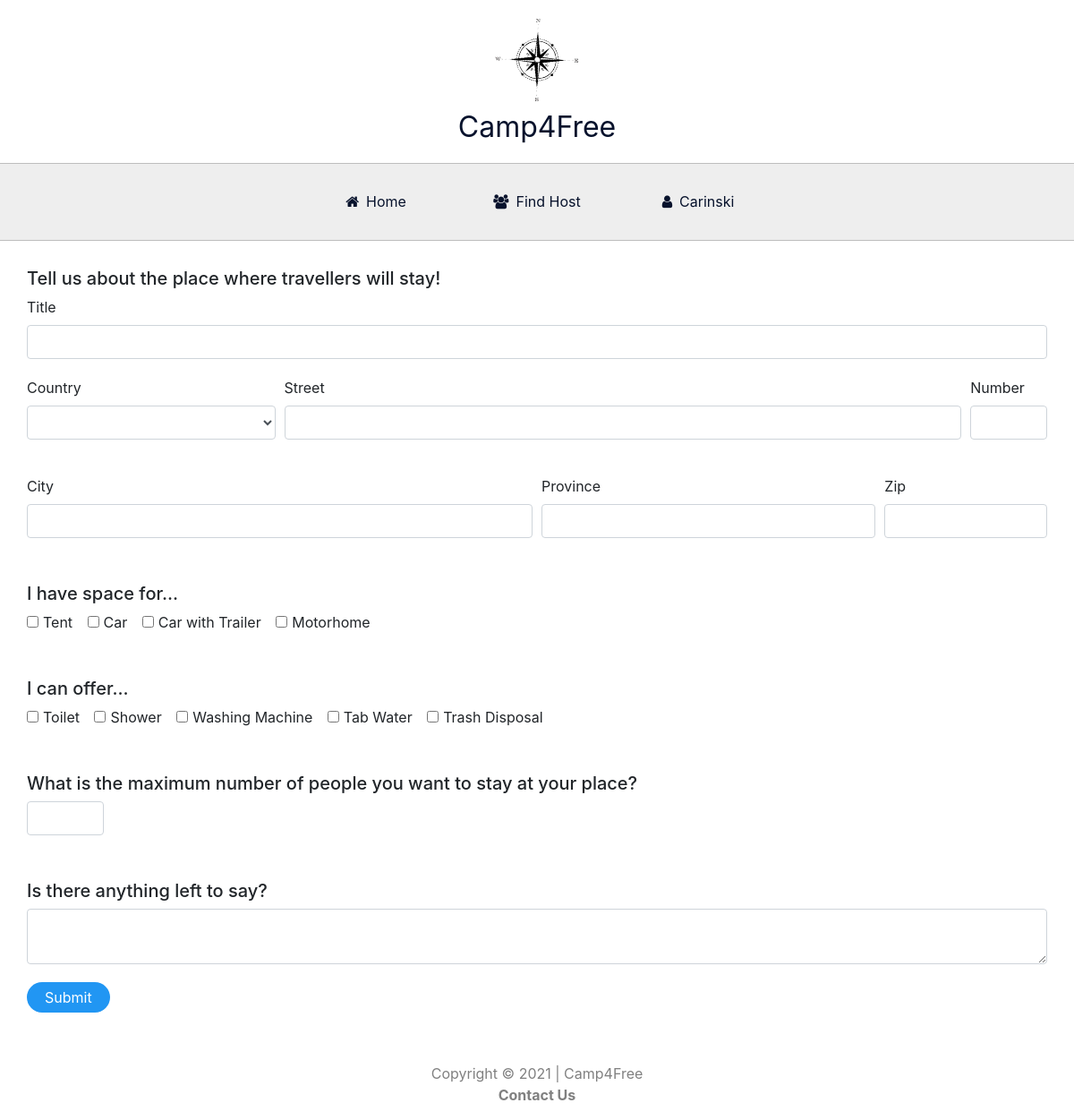
/updatehost (signed in), run on an earlier commit of the app's database.
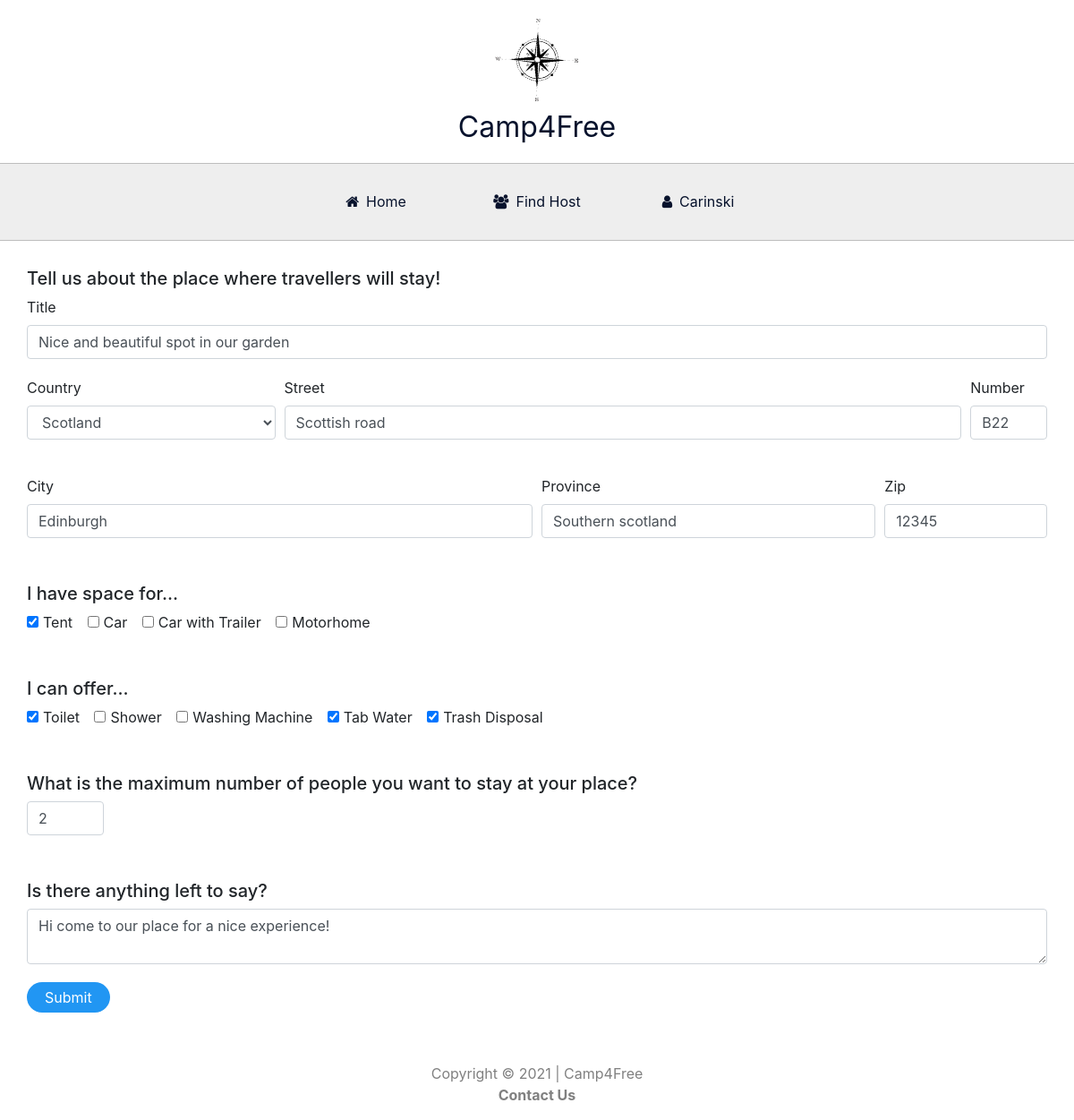
And on a later commit of the database.
### website/models.py (models this page shows)
class Host(db.Model, UserMixin):
    id = db.Column(db.Integer, primary_key=True)
    title = db.Column(db.String(30), nullable = False)
    country = db.Column(db.String(30), nullable = False)
    street = db.Column(db.String(50), nullable = False)
    housenumber = db.Column(db.String(6), nullable = False)
    city = db.Column(db.String(30), nullable = False)
    state = db.Column(db.String(30), nullable = False)
    zipcode = db.Column(db.String(10), nullable = False)
    maximumpeople = db.Column(db.String(2), nullable = False)
    h_tent = db.Column(db.String(6))
    h_car = db.Column(db.String(6))
    h_cartrailer = db.Column(db.String(6))
    h_motorhome = db.Column(db.String(6))
    h_toilet = db.Column(db.String(20))
    h_shower = db.Column(db.String(20))
    h_washingmachine = db.Column(db.String(20))
    h_water = db.Column(db.String(6))
    h_trash = db.Column(db.String(6))
    h_note = db.Column(db.String(5000))
    date = db.Column(db.DateTime(timezone=True), default=func.now())
    on_off = db.Column(db.String(6), default='On')
    user_id = db.Column(db.Integer, db.ForeignKey('user.id'), nullable = False)

### website/auth.py (the view, shortened to what this page needs)
@auth.route('/updatehost', methods=['GET', 'POST'])
@login_required
def updatehost():
    hostvalue = Host.query.filter_by(user_id = current_user.id).first()
    title = request.form.get('title')
    country = request.form.get('country')
    street = request.form.get('street')
    housenumber = request.form.get('housenumber')
    city = request.form.get('city')
    state = request.form.get('state')
    zipcode = request.form.get('zipcode')
    maximumpeople = request.form.get('maximumpeople')
    h_tent = request.form.get('h_tent')
    h_car = request.form.get('h_car')
    h_cartrailer = request.form.get('h_cartrailer')
    h_motorhome = request.form.get('h_motorhome')
    h_toilet = request.form.get('h_toilet')
    h_shower = request.form.get('h_shower')
    h_washingmachine = request.form.get('h_washingmachine')
    h_water = request.form.get('h_water')
    h_trash = request.form.get('h_trash')
    h_note = request.form.get('h_note')
    return render_template("updatehost.html", user=current_user, host1=hostvalue)

### website/__init__.py (called while the page is built)
def create_app():
    from .views import views
    from .auth import auth
    app.register_blueprint(views, url_prefix='/')
    app.register_blueprint(auth, url_prefix='/')
    from .models import User, Host, Traveller
    create_database(app)
    login_manager = LoginManager()
    login_manager.login_view = 'auth.login'
    login_manager.init_app(app)
    @login_manager.user_loader
    def load_user(id):
        return User.query.get(int(id))
    return app

### website/templates/updatehost.html (shortened to what the changed rows need)
{% extends "base.html" %}
{% block content %}
<form method="POST">
  <div class="hostblock">
      <div class="form-group">
        <label for="title">Title</label>
        <input type="text" class="form-control" id="title" name="title" value="{{ host1.title }}">
      </div>
      <div class="form-row">
        <div class="form-group col-md-3">
          <label for="country">Country</label>
          <select id="country" class="form-control" name="country">
              <option selected>{{ host1.country }}</option>
              <option value="United States">United States</option>
          </select>
        </div>
          <div class="form-group col-md-8">
            <label for="street">Street</label>
            <input type="text" class="form-control" id="street" name="street" value="{{ host1.street }}">
          </div>
          <div class="form-group col-md-1">
            <label for="housenumber">Number</label>
            <input type="text" class="form-control" id="housenumber" name="housenumber" value="{{ host1.housenumber }}">
          </div>
      </div>
      <div class="form-row">
          <div class="form-group col-md-6">
            <label for="city">City</label>
            <input type="text" class="form-control" id="city" name="city" value="{{ host1.city }}">
          </div>
          <div class="form-group col-md-4">
              <label for="state">Province</label>
              <input type="text" class="form-control" id="state" name="state" value="{{ host1.state }}">
          </div>
          <div class="form-group col-md-2">
            <label for="zipcode">Zip</label>
            <input type="text" class="form-control" id="zipcode" name="zipcode" value="{{ host1.zipcode }}">
          </div>
      </div>
      <div class="form-group">
        <div class="form-check form-check-inline">
          {% if host1.h_tent == "Yes" %}
          <input class="form-check-input" type="checkbox" id="h_tent" value="Yes" name="h_tent" checked>
          <label class="form-check-label" for="h_tent">Tent</label>
          {% else %}
          <input class="form-check-input" type="checkbox" id="h_tent" value="Yes" name="h_tent">
          <label class="form-check-label" for="h_tent">Tent</label>
          {% endif %}
        </div>
      </div>
      <div class="form-group">
        <div class="form-check form-check-inline">
          {% if host1.h_toilet == "Yes" %}
          <input class="form-check-input" type="checkbox" id="h_toilet" value="Yes" name="h_toilet" checked>
          <label class="form-check-label" for="h_toilet">Toilet</label>
          {% else %}
          <input class="form-check-input" type="checkbox" id="h_toilet" value="Yes" name="h_toilet">
          <label class="form-check-label" for="h_toilet">Toilet</label>
          {% endif %}
        </div>
        <div class="form-check form-check-inline">
          {% if host1.h_water == "Yes" %}
          <input class="form-check-input" type="checkbox" id="h_water" value="Yes" name="h_water" checked>
          <label class="form-check-label" for="h_water">Tab Water</label>
          {% else %}
          <input class="form-check-input" type="checkbox" id="h_water" value="Yes" name="h_water">
          <label class="form-check-label" for="h_water">Tab Water</label>
          {% endif %}
        </div>
        <div class="form-check form-check-inline">
          {% if host1.h_trash == "Yes" %}
          <input class="form-check-input" type="checkbox" id="h_trash" value="Yes" name="h_trash" checked>
          <label class="form-check-label" for="h_trash">Trash Disposal</label>
          {% else %}
          <input class="form-check-input" type="checkbox" id="h_trash" value="Yes" name="h_trash">
          <label class="form-check-label" for="h_trash">Trash Disposal</label>
          {% endif %}
        </div>
      </div>
      <div class="form-row">
          <div class="form-group col-md-1">
              <input type="number" class="form-control" id="maximumpeople" name="maximumpeople" value="{{ host1.maximumpeople }}">
          </div>
      </div>
      <div class="notesfield">
        <textarea name="h_note" id="h_note" class="form-control">{{ host1.h_note }}</textarea>
      </div>
  </div>
</form>
{% endblock %}

What changed in the data, as far as the page shows it:
added Host: title "Nice and beautiful spot in our garden", country "Scotland", street "Scottish road", housenumber "B22", city "Edinburgh", state "Southern scotland", zipcode "12345", maximumpeople "2", h_note "Hi come to our place for a nice experience!"
Also different on the page:
form field h_tent: (not shown) → "☑"
form field h_toilet: (not shown) → "☑"
form field h_water: (not shown) → "☑"
form field h_trash: (not shown) → "☑"
form field h_tent: "☐" → (not shown)
form field h_toilet: "☐" → (not shown)
form field h_water: "☐" → (not shown)
form field h_trash: "☐" → (not shown)
